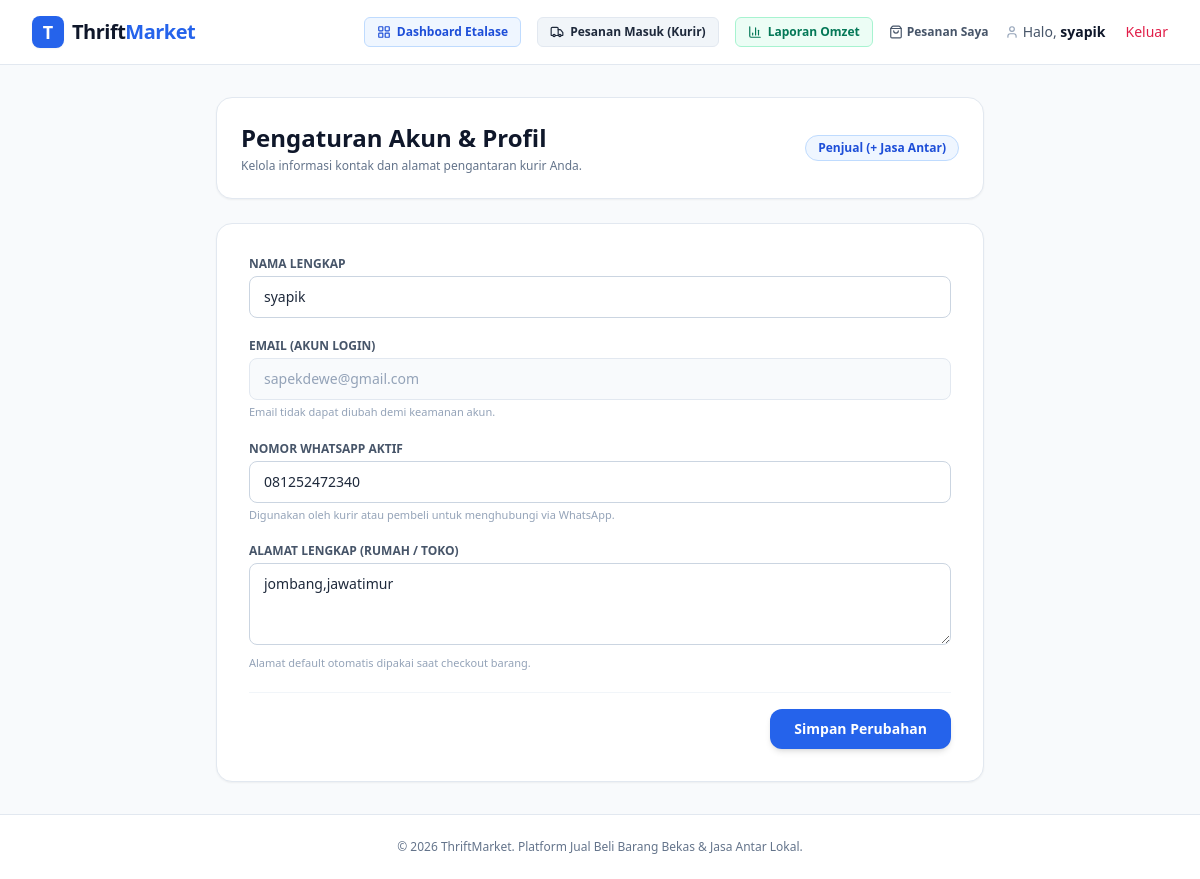
Page /auth/profile (signed in) on the committed database.
### app/models/user.py (models this page shows, shortened)
class User(UserMixin, db.Model):
    __tablename__ = "users"
    id = db.Column(db.Integer, primary_key=True)
    name = db.Column(db.String(100), nullable=False)
    email = db.Column(db.String(120), unique=True, nullable=False, index=True)
    password_hash = db.Column(db.String(255), nullable=False)
    role = db.Column(db.String(20), default="buyer", nullable=False)  # 'buyer', 'seller', 'admin'
    phone = db.Column(db.String(20), nullable=True)
    address = db.Column(db.Text, nullable=True)
    created_at = db.Column(db.DateTime, default=datetime.utcnow)
    products = db.relationship("Product", backref="seller", lazy="dynamic", cascade="all, delete-orphan")
    orders_placed = db.relationship("Order", foreign_keys="Order.buyer_id", backref="buyer", lazy="dynamic")
    orders_received = db.relationship("Order", foreign_keys="Order.seller_id", backref="seller", lazy="dynamic")
    @property
    def is_seller(self):
        return self.role in ["seller", "admin"]

### app/routes/auth.py (the view, shortened to what this page needs)
@auth_bp.route("/profile", methods=["GET", "POST"])
@login_required
def profile():
    return render_template("auth/profile.html")

### app/templates/auth/profile.html (shortened to what this page needs)
{% extends 'base.html' %}
{% block content %}
<div class="max-w-3xl mx-auto space-y-6">
    <div class="bg-white p-6 rounded-2xl border border-slate-200 shadow-sm flex items-center justify-between">
        <div>
            <h1 class="text-2xl font-bold text-slate-900">Pengaturan Akun & Profil</h1>
            <p class="text-xs text-slate-500 mt-1">Kelola informasi kontak dan alamat pengantaran kurir Anda.</p>
        </div>
        <span class="px-3 py-1 rounded-full text-xs font-bold {% if current_user.is_seller %}bg-blue-50 text-blue-700 border border-blue-200{% else %}bg-slate-100 text-slate-700{% endif %}">
            {{ 'Penjual (+ Jasa Antar)' if current_user.is_seller else 'Pembeli' }}
        </span>
    </div>
    <div class="bg-white p-6 sm:p-8 rounded-2xl border border-slate-200 shadow-sm">
        <form method="POST" class="space-y-5">
            <div>
                <label class="block text-xs font-semibold uppercase text-slate-600 mb-1">Nama Lengkap</label>
                <input type="text" name="name" value="{{ current_user.name }}" required
                    class="w-full px-3.5 py-2.5 rounded-lg border border-slate-300 focus:outline-none focus:ring-2 focus:ring-blue-600 text-sm">
            </div>
            <div>
                <label class="block text-xs font-semibold uppercase text-slate-600 mb-1">Email (Akun Login)</label>
                <input type="email" value="{{ current_user.email }}" disabled
                    class="w-full px-3.5 py-2.5 rounded-lg border border-slate-200 bg-slate-50 text-slate-400 text-sm cursor-not-allowed">
                <span class="text-[11px] text-slate-400 mt-1 block">Email tidak dapat diubah demi keamanan akun.</span>
            </div>
            <div>
                <label class="block text-xs font-semibold uppercase text-slate-600 mb-1">Nomor WhatsApp Aktif</label>
                <input type="text" name="phone" value="{{ current_user.phone or '' }}" placeholder="08xxxxxxxxxx"
                    class="w-full px-3.5 py-2.5 rounded-lg border border-slate-300 focus:outline-none focus:ring-2 focus:ring-blue-600 text-sm">
                <span class="text-[11px] text-slate-400 mt-1 block">Digunakan oleh kurir atau pembeli untuk menghubungi via WhatsApp.</span>
            </div>
            <div>
                <label class="block text-xs font-semibold uppercase text-slate-600 mb-1">Alamat Lengkap (Rumah / Toko)</label>
                <textarea name="address" rows="3" placeholder="Nama jalan, nomor rumah, RT/RW, kecamatan, kota..."
                    class="w-full px-3.5 py-2.5 rounded-lg border border-slate-300 focus:outline-none focus:ring-2 focus:ring-blue-600 text-sm">{{ current_user.address or '' }}</textarea>
                <span class="text-[11px] text-slate-400 mt-1 block">Alamat default otomatis dipakai saat checkout barang.</span>
            </div>
            <div class="pt-4 border-t border-slate-100 flex justify-end">
                <button type="submit" class="px-6 py-2.5 bg-blue-600 hover:bg-blue-700 text-white text-sm font-bold rounded-xl shadow-md transition">
                    Simpan Perubahan
                </button>
            </div>
        </form>
    </div>
</div>
{% endblock %}

### app/templates/base.html (shortened to what this page needs)
<!DOCTYPE html>
<html lang="id" class="h-full bg-slate-50">
<head>
    <script src="https://cdn.tailwindcss.com"></script>
</head>
<body class="flex flex-col min-h-full font-sans antialiased text-slate-800 bg-slate-50">
    <header class="sticky top-0 z-50 bg-white/90 backdrop-blur-md border-b border-slate-200">
        <div class="max-w-7xl mx-auto px-4 sm:px-6 lg:px-8 h-16 flex items-center justify-between gap-4">
            <a href="{{ url_for('marketplace.index') }}" class="flex items-center gap-2">
                <span class="w-8 h-8 rounded-lg bg-blue-600 text-white flex items-center justify-center font-bold text-lg shadow-sm">T</span>
                <span class="font-extrabold text-xl tracking-tight text-slate-900">Thrift<span class="text-blue-600">Market</span></span>
            </a>
            <nav class="flex items-center gap-3 sm:gap-4">
                {% if current_user.is_authenticated %}
                    {% if current_user.is_seller %}
                        <a href="{{ url_for('seller.dashboard') }}" class="inline-flex items-center gap-1.5 px-3 py-1.5 rounded-md text-xs font-semibold bg-blue-50 text-blue-700 border border-blue-200 hover:bg-blue-100 transition">
                            <i data-lucide="layout-grid" class="w-3.5 h-3.5"></i> Dashboard Etalase
                        </a>
                        <a href="{{ url_for('order.seller_orders') }}" class="inline-flex items-center gap-1.5 px-3 py-1.5 rounded-md text-xs font-semibold bg-slate-100 text-slate-800 border border-slate-200 hover:bg-slate-200 transition">
                            <i data-lucide="truck" class="w-3.5 h-3.5"></i> Pesanan Masuk (Kurir)
                        </a>
                        <a href="{{ url_for('seller.reports') }}" class="inline-flex items-center gap-1.5 px-3 py-1.5 rounded-md text-xs font-semibold bg-emerald-50 text-emerald-700 border border-emerald-200 hover:bg-emerald-100 transition">
                            <i data-lucide="bar-chart-3" class="w-3.5 h-3.5"></i> Laporan Omzet
                        </a>
                    {% endif %}
                    <a href="{{ url_for('order.my_orders') }}" class="text-xs font-semibold text-slate-600 hover:text-blue-600 transition flex items-center gap-1">
                        <i data-lucide="shopping-bag" class="w-3.5 h-3.5"></i> Pesanan Saya
                    </a>
                    <a href="{{ url_for('auth.profile') }}" class="text-xs sm:text-sm font-medium text-slate-600 hover:text-blue-600 transition flex items-center gap-1">
                        <i data-lucide="user" class="w-3.5 h-3.5 text-slate-400"></i>
                        <span>Halo, <b class="text-slate-900">{{ current_user.name }}</b></span>
                    </a>
                    <a href="{{ url_for('auth.logout') }}" class="text-xs sm:text-sm text-rose-600 hover:text-rose-700 font-medium ml-1">Keluar</a>
                {% else %}
                    <a href="{{ url_for('auth.login') }}" class="text-sm font-semibold text-slate-700 hover:text-blue-600 transition">Masuk</a>
                    <a href="{{ url_for('auth.register') }}" class="text-sm font-semibold bg-blue-600 text-white px-4 py-2 rounded-lg hover:bg-blue-700 shadow-sm transition">Daftar</a>
                {% endif %}
            </nav>
        </div>
    </header>
    <main class="flex-1 max-w-7xl w-full mx-auto px-4 sm:px-6 lg:px-8 py-8">
        {% block content %}{% endblock %}
    </main>
    <footer class="bg-white border-t border-slate-200 py-6 mt-auto">
        <div class="max-w-7xl mx-auto px-4 text-center text-xs text-slate-500">
            &copy; 2026 ThriftMarket. Platform Jual Beli Barang Bekas & Jasa Antar Lokal.
        </div>
    </footer>
</body>
</html>

### rows in the picture
User: name "syapik", role "Penjual (+ Jasa Antar)", email "sapekdewe@gmail.com", phone "081252472340", address "jombang,jawatimur"
